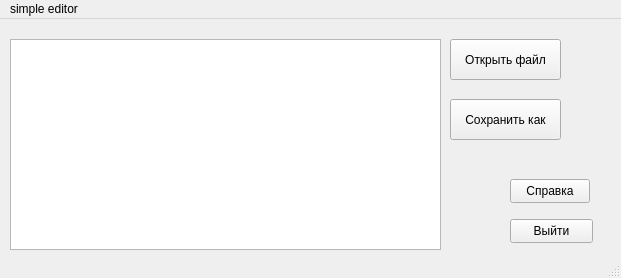
<?xml version="1.0" encoding="UTF-8"?>
<ui version="4.0">
 <class>MainWindow</class>
 <widget class="QMainWindow" name="MainWindow">
  <property name="geometry">
   <rect>
    <x>0</x>
    <y>0</y>
    <width>621</width>
    <height>278</height>
   </rect>
  </property>
  <property name="windowTitle">
   <string>MainWindow</string>
  </property>
  <widget class="QWidget" name="centralwidget">
   <widget class="QPlainTextEdit" name="plainTextEdit">
    <property name="geometry">
     <rect>
      <x>10</x>
      <y>20</y>
      <width>431</width>
      <height>211</height>
     </rect>
    </property>
   </widget>
   <widget class="QPushButton" name="pushButtonOpen">
    <property name="geometry">
     <rect>
      <x>450</x>
      <y>20</y>
      <width>111</width>
      <height>41</height>
     </rect>
    </property>
    <property name="text">
     <string>Открыть файл</string>
    </property>
   </widget>
   <widget class="QPushButton" name="pushButtonSave">
    <property name="geometry">
     <rect>
      <x>450</x>
      <y>80</y>
      <width>111</width>
      <height>41</height>
     </rect>
    </property>
    <property name="text">
     <string>Сохранить как</string>
    </property>
   </widget>
   <widget class="QPushButton" name="pushButtonExit">
    <property name="geometry">
     <rect>
      <x>510</x>
      <y>200</y>
      <width>83</width>
      <height>24</height>
     </rect>
    </property>
    <property name="text">
     <string>Выйти</string>
    </property>
   </widget>
   <widget class="QPushButton" name="pushButtonHelp">
    <property name="geometry">
     <rect>
      <x>510</x>
      <y>160</y>
      <width>80</width>
      <height>24</height>
     </rect>
    </property>
    <property name="text">
     <string>Справка</string>
    </property>
   </widget>
  </widget>
  <widget class="QMenuBar" name="menubar">
   <property name="geometry">
    <rect>
     <x>0</x>
     <y>0</y>
     <width>621</width>
     <height>21</height>
    </rect>
   </property>
   <widget class="QMenu" name="menusimple_editor">
    <property name="title">
     <string>simple editor</string>
    </property>
   </widget>
   <addaction name="menusimple_editor"/>
  </widget>
  <widget class="QStatusBar" name="statusbar"/>
 </widget>
 <resources/>
 <connections/>
</ui>
